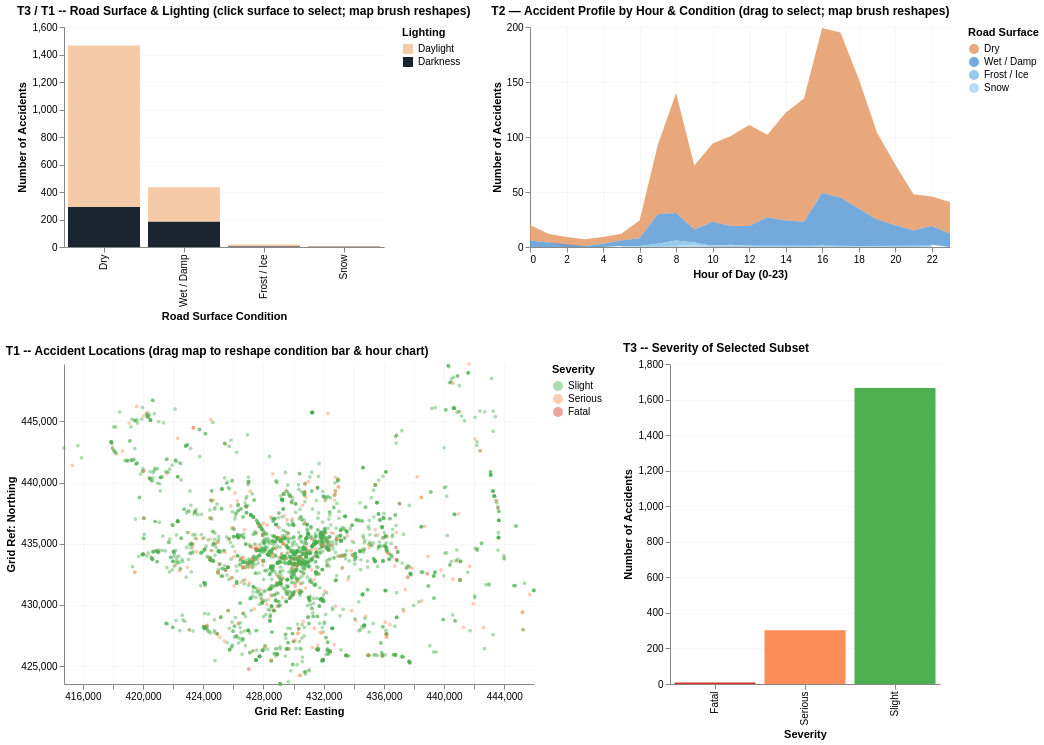

Notebook source saved alongside this figure:
### Code cell
# ---- Dashboard Layout ---------------------------------------------------
#
# +-----------------------------+------------------------------+
# | View 1: Condition Bar       | View 2: Hour Bar             |
# | T3 click / map feeds back   | T2 brush / map feeds back    |
# +-----------------------------+------------------+-----------+
# | View 3: Spatial Map (T1)                       | View 4:   |
# | Bidirectional hub -- drag to update V1 + V2    | Severity  |
# +------------------------------------------------+-----------+
#
# D4: 2x2 grid layout. Map is bottom-left (bidirectional hub).
#     A uses map as top (primary source). B uses period bar as top.

top_row    = alt.hconcat(condition_bar, hour_chart).resolve_scale(color="independent")
bottom_row = alt.hconcat(map_chart, severity_chart).resolve_scale(color="independent")

system_c = (
    alt.vconcat(top_row, bottom_row)
    .configure_title(fontSize=12, anchor="start")
    .configure_axis(gridOpacity=0.25)
    .configure_view(stroke=None)
)

system_c

### Figure 1 — Vega-Lite specification as saved in the notebook (floating-point values rounded to 4 significant figures; data arrays with more than 128 entries replaced by an {"elided": "..."} marker saying what was removed)
{"config": {"view": {"continuousWidth": 300, "continuousHeight": 300, "stroke": null}, "axis": {"gridOpacity": 0.25}, "title": {"anchor": "start", "fontSize": 12}}, "vconcat": [{"hconcat": [{"mark": {"type": "bar"}, "encoding": {"color": {"field": "lighting", "scale": {"domain": ["Daylight", "Darkness"], "range": ["#F5CBA7", "#1A252F"]}, "title": "Lighting", "type": "nominal"}, "opacity": {"condition": {"param": "surface_sel", "value": 1.0, "empty": true}, "value": 0.25}, "tooltip": [{"field": "road_surface", "title": "Road Surface", "type": "nominal"}, {"field": "lighting", "title": "Lighting", "type": "nominal"}, {"field": "accident", "title": "Accidents", "type": "quantitative"}], "x": {"field": "road_surface", "sort": ["Dry", "Wet / Damp", "Frost / Ice", "Snow"], "title": "Road Surface Condition", "type": "nominal"}, "y": {"field": "accident", "stack": "zero", "title": "Number of Accidents", "type": "quantitative"}}, "height": 220, "name": "view_1", "title": "T3 / T1 -- Road Surface & Lighting (click surface to select; map brush reshapes)", "transform": [{"filter": {"param": "map_brush"}}, {"aggregate": [{"op": "distinct", "field": "accident_id", "as": "accident"}], "groupby": ["road_surface", "lighting"]}], "width": 320}, {"mark": {"type": "area"}, "encoding": {"color": {"field": "road_surface", "scale": {"domain": ["Dry", "Wet / Damp", "Frost / Ice", "Snow"], "range": ["#E59866", "#5B9BD5", "#85C1E9", "#AED6F1"]}, "sort": ["Dry", "Wet / Damp", "Frost / Ice", "Snow"], "title": "Road Surface", "type": "nominal"}, "opacity": {"condition": {"param": "time_brush", "value": 0.85}, "value": 0.2}, "tooltip": [{"field": "hour", "title": "Hour", "type": "quantitative"}, {"field": "road_surface", "title": "Road Surface", "type": "nominal"}, {"field": "accident", "title": "Accidents", "type": "quantitative"}], "x": {"field": "hour", "scale": {"domain": [0, 23]}, "title": "Hour of Day (0-23)", "type": "quantitative"}, "y": {"field": "accident", "stack": "zero", "title": "Number of Accidents", "type": "quantitative"}}, "height": 220, "name": "view_2", "title": "T2 — Accident Profile by Hour & Condition (drag to select; map brush reshapes)", "transform": [{"filter": {"param": "surface_sel", "empty": true}}, {"filter": {"param": "map_brush"}}, {"aggregate": [{"op": "distinct", "field": "accident_id", "as": "accident"}], "groupby": ["hour", "road_surface"]}], "width": 420}], "resolve": {"scale": {"color": "independent"}}}, {"hconcat": [{"mark": {"type": "circle", "opacity": 0.45, "size": 14}, "encoding": {"color": {"field": "severity", "scale": {"domain": ["Slight", "Serious", "Fatal"], "range": ["#4CAF50", "#FC8D59", "#D73027"]}, "title": "Severity", "type": "nominal"}, "tooltip": [{"field": "accident_date", "format": "%Y-%m-%d", "title": "Date", "type": "temporal"}, {"field": "hour", "title": "Hour", "type": "ordinal"}, {"field": "severity", "title": "Severity", "type": "nominal"}, {"field": "road_surface", "title": "Road Surface", "type": "nominal"}, {"field": "lighting", "title": "Lighting", "type": "nominal"}, {"field": "num_casualties", "title": "Casualties", "type": "quantitative"}], "x": {"field": "easting", "scale": {"domain": [414745, 445976]}, "title": "Grid Ref: Easting", "type": "quantitative"}, "y": {"field": "northing", "scale": {"domain": [423538, 449694]}, "title": "Grid Ref: Northing", "type": "quantitative"}}, "height": 320, "name": "view_3", "title": "T1 -- Accident Locations (drag map to reshape condition bar & hour chart)", "transform": [{"filter": {"param": "surface_sel", "empty": true}}, {"filter": {"param": "time_brush"}}], "width": 470}, {"mark": {"type": "bar"}, "encoding": {"color": {"field": "severity", "legend": null, "scale": {"domain": ["Slight", "Serious", "Fatal"], "range": ["#4CAF50", "#FC8D59", "#D73027"]}, "type": "nominal"}, "tooltip": [{"field": "severity", "title": "Severity", "type": "nominal"}, {"field": "accident", "title": "Accidents", "type": "quantitative"}], "x": {"field": "severity", "sort": ["Fatal", "Serious", "Slight"], "title": "Severity", "type": "nominal"}, "y": {"field": "accident", "title": "Number of Accidents", "type": "quantitative"}}, "height": 320, "title": "T3 -- Severity of Selected Subset", "transform": [{"filter": {"param": "surface_sel", "empty": true}}, {"filter": {"param": "time_brush"}}, {"filter": {"param": "map_brush"}}, {"aggregate": [{"op": "distinct", "field": "accident_id", "as": "accident"}], "groupby": ["severity"]}], "width": 270}], "resolve": {"scale": {"color": "independent"}}}], "data": {"name": "data-d38db2929224a4575732dde3c9bb4ebc"}, "params": [{"name": "surface_sel", "select": {"type": "point", "fields": ["road_surface"]}, "views": ["view_1"]}, {"name": "time_brush", "select": {"type": "interval", "encodings": ["x"]}, "views": ["view_2"]}, {"name": "map_brush", "select": {"type": "interval"}, "views": ["view_3"]}], "$schema": "https://vega.github.io/schema/vega-lite/v5.8.0.json", "datasets": {"data-d38db2929224a4575732dde3c9bb4ebc": {"elided": "2549 records"}}}
